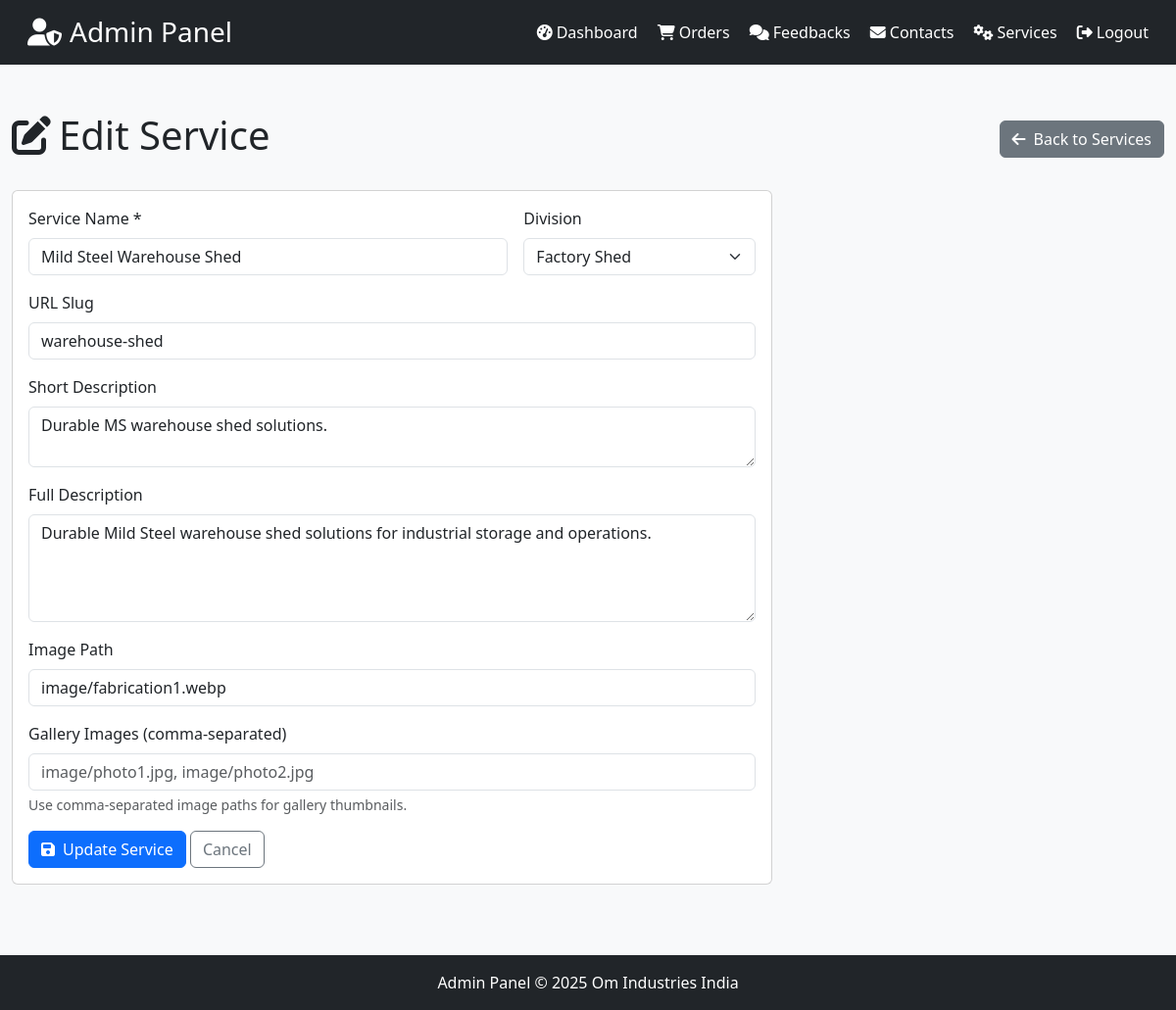
Page /admin/services/25/edit (signed in) on the earlier database version.
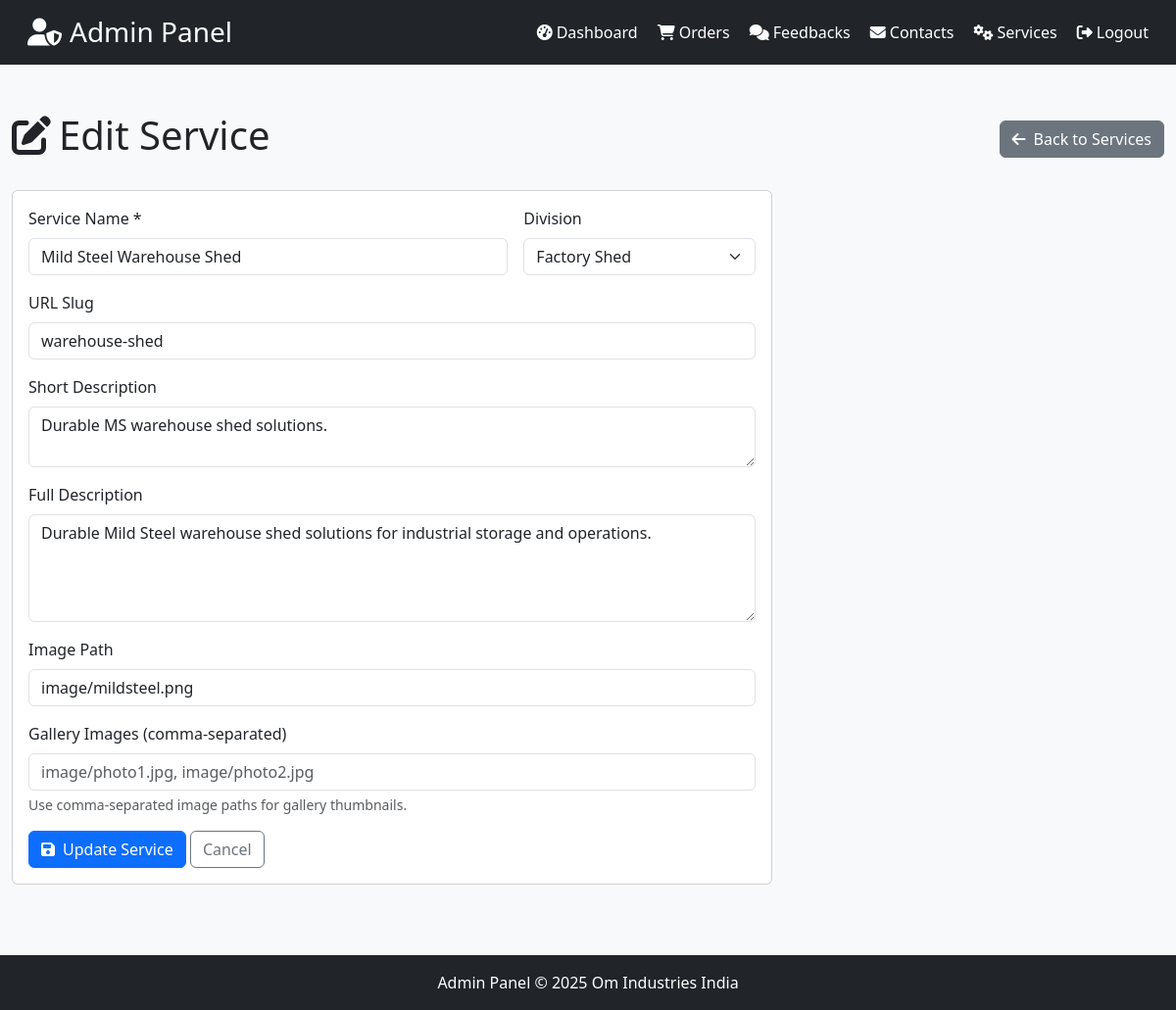
Same page on the later database version.
### tables this page shows
CREATE TABLE services (
            id INTEGER PRIMARY KEY AUTOINCREMENT,
            name TEXT NOT NULL,
            slug TEXT NOT NULL UNIQUE,
            division TEXT NOT NULL,
            division_id TEXT NOT NULL,
            short_desc TEXT,
            description TEXT,
            price TEXT NOT NULL,
            image TEXT DEFAULT 'image/manufacture.jpg',
            sort_order INTEGER DEFAULT 0,
            created_at TIMESTAMP DEFAULT CURRENT_TIMESTAMP
        , gallery_images TEXT);

### app.py (the view, shortened to what this page needs)
@app.route("/admin/services/<int:service_id>/edit", methods=['GET', 'POST'])
def admin_service_edit(service_id):
    if not session.get('admin_logged_in'):
        return redirect(url_for('admin_login'))
    conn = _db_connection()
    cursor = execute_query(conn, "SELECT * FROM services WHERE id = ?", (service_id,))
    service = cursor.fetchone()
    conn.close()
    if not service:
        flash('Service not found.', 'error')
        return redirect(url_for('admin_services'))
    svc = dict(service) if not isinstance(service, dict) else service
    return render_template("admin/pages/service_edit.html", title="Edit Service", service=svc, divisions=DIVISIONS)

### app.py (called while the page is built)
def execute_query(conn, query, params=None):
    if USE_POSTGRES:
        cursor = conn.cursor()
        if params:
            if '?' in query:
                query = query.replace('?', '%s')
            cursor.execute(query, params)
        else:
            cursor.execute(query)
        return cursor
    else:
        if params:
            return conn.execute(query, params)
        else:
            return conn.execute(query)

### templates/admin/pages/service_edit.html
{% extends "admin/base_admin.html" %}
{% block content %}
<div class="container-fluid py-4">
  <div class="d-flex justify-content-between align-items-center mb-4">
    <h1><i class="fas fa-edit me-2"></i>Edit Service</h1>
    <a href="{{ url_for('admin_services') }}" class="btn btn-secondary">
      <i class="fas fa-arrow-left me-2"></i>Back to Services
    </a>
  </div>
  <div class="row">
    <div class="col-lg-8">
      <div class="card">
        <div class="card-body">
          <form method="POST" action="{{ url_for('admin_service_edit', service_id=service.id) }}">
            <div class="row g-3">
              <div class="col-md-8">
                <label for="name" class="form-label">Service Name *</label>
                <input type="text" class="form-control" id="name" name="name" required value="{{ service.name }}">
              </div>
              <div class="col-md-4">
                <label for="division_id" class="form-label">Division</label>
                <select class="form-select" id="division_id" name="division_id">
                  {% for div in divisions %}
                  <option value="{{ div.id }}" {% if div.id == service.division_id %}selected{% endif %}>{{ div.name }}</option>
                  {% endfor %}
                </select>
              </div>
              <div class="col-12">
                <label for="slug" class="form-label">URL Slug</label>
                <input type="text" class="form-control" id="slug" name="slug" value="{{ service.slug }}">
              </div>
              <div class="col-12">
                <label for="short_desc" class="form-label">Short Description</label>
                <textarea class="form-control" id="short_desc" name="short_desc" rows="2">{{ service.short_desc or '' }}</textarea>
              </div>
              <div class="col-12">
                <label for="description" class="form-label">Full Description</label>
                <textarea class="form-control" id="description" name="description" rows="4">{{ service.description or '' }}</textarea>
              </div>
              <div class="col-12">
                <label for="image" class="form-label">Image Path</label>
                <input type="text" class="form-control" id="image" name="image" value="{{ service.image or 'image/manufacture.jpg' }}">
              </div>
              <div class="col-12">
                <label for="gallery_images" class="form-label">Gallery Images (comma-separated)</label>
                <input type="text" class="form-control" id="gallery_images" name="gallery_images" value="{{ service.gallery_images or '' }}" placeholder="image/photo1.jpg, image/photo2.jpg">
                <div class="form-text">Use comma-separated image paths for gallery thumbnails.</div>
              </div>
              <div class="col-12">
                <button type="submit" class="btn btn-primary">
                  <i class="fas fa-save me-2"></i>Update Service
                </button>
                <a href="{{ url_for('admin_services') }}" class="btn btn-outline-secondary">Cancel</a>
              </div>
            </div>
          </form>
        </div>
      </div>
    </div>
  </div>
</div>
{% endblock %}

Differences in the rows shown:
changed services "Mild Steel Warehouse Shed": image "image/fabrication1.webp" → "image/mildsteel.png"
